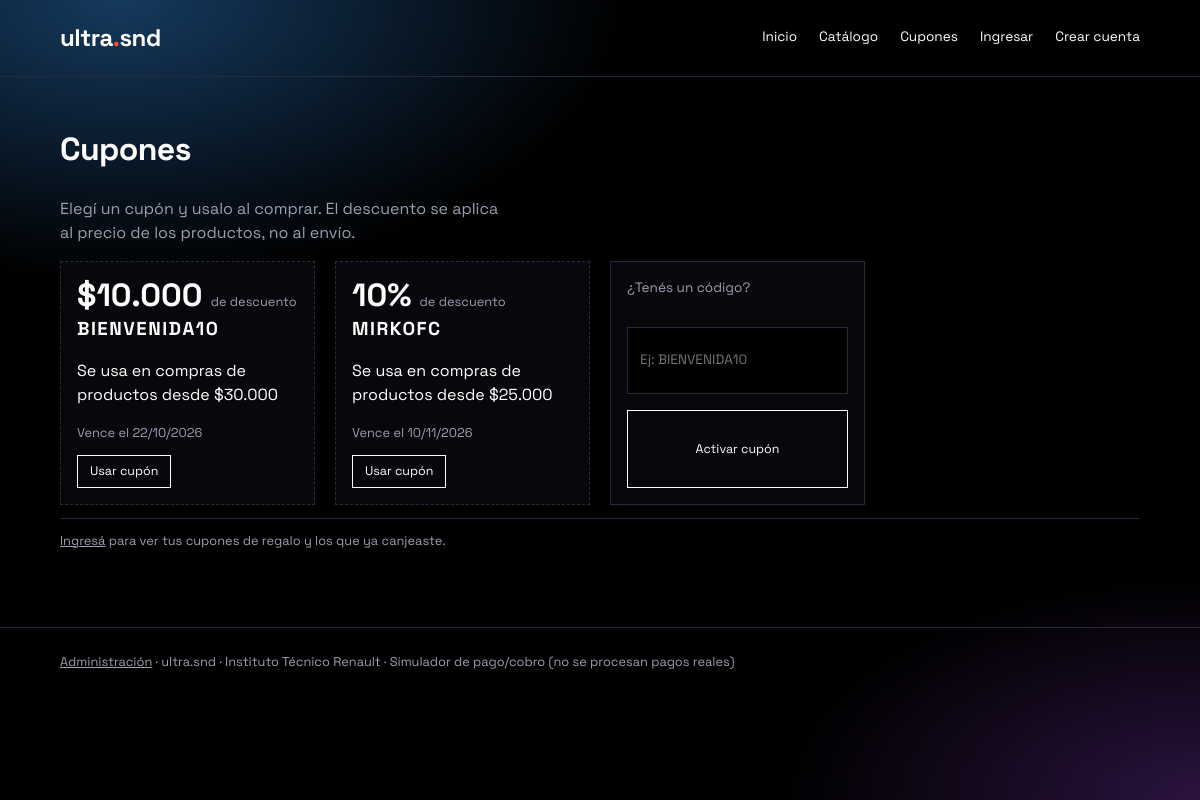
Page /cupones on the committed database.
### models.py (models this page shows, shortened)
class Cupon(db.Model):
    id = db.Column(db.Integer, primary_key=True)
    codigo = db.Column(db.String(20), unique=True, nullable=False)
    tipo = db.Column(db.String(12), nullable=False)  # porcentaje / monto
    valor = db.Column(db.Float, nullable=False)
    minimo = db.Column(db.Float, default=0)
    vence = db.Column(db.Date)
    usos_max = db.Column(db.Integer)
    usos = db.Column(db.Integer, default=0)
    activo = db.Column(db.Boolean, default=True)
    publico = db.Column(db.Boolean, default=True)  # aparece en la página de cupones
    usuario_id = db.Column(db.Integer, db.ForeignKey("usuario.id"))  # si tiene dueño, solo ese cliente lo puede usar
    origen = db.Column(db.String(12), default="admin")  # admin / regalo
    pedido_origen_id = db.Column(db.Integer)  # pedido que generó el regalo
    @property
    def valor_texto(self):
        return f"{self.valor:g}%" if self.tipo == "porcentaje" else _m(self.valor)

### app.py (the view)
    @app.route("/cupones")
    def cupones():
        yo = current_user.id if current_user.is_authenticated else 0
        todos = Cupon.query.filter(Cupon.activo.is_(True), db.or_(db.and_(Cupon.publico.is_(True), Cupon.usuario_id.is_(None)),
                                                                  Cupon.usuario_id == yo)).order_by(Cupon.id).all()
        usados, canjeados = {}, []
        if current_user.is_authenticated:
            for p in Pedido.query.filter(Pedido.usuario_id == yo, Pedido.cupon_id.isnot(None), Pedido.estado != "cancelado").order_by(Pedido.id):
                usados[p.cupon_id] = p
            canjeados = cupones_del_usuario(current_user)[1]
        def estado(c):
            p = usados.get(c.id)
            if p:
                return "usado", f"Ya lo usaste en el pedido {p.codigo}" + ("" if p.estado in ("pagado", "cobrado") else " (pendiente de pago)")
            if c.vence and c.vence < date.today():
                return "vencido", "Vencido"
            if c.usos_max is not None and c.usos >= c.usos_max:
                return "agotado", "Agotado"
            return "disponible", ""
        tarjetas = [(c, *estado(c)) for c in todos]
        return render_template("cupones.html", generales=[t for t in tarjetas if t[0].usuario_id is None],
                               propios=[t for t in tarjetas if t[0].usuario_id is not None], canjeados=canjeados,
                               cupon_activo=session.get("cupon"))

### models.py (called while the page is built)
def _m(v):
    return "$" + f"{v:,.0f}".replace(",", ".")

### templates/cupones.html (shortened to what this page needs)
{% extends "base.html" %}{% from "_macros.html" import cupon_card, csrf %}
{% block content %}
<section class="catalogo"><h2>Cupones</h2>
<p class="sub">Elegí un cupón y usalo al comprar. El descuento se aplica al precio de los productos, no al envío.</p>
<div class="grilla">
{% for c, est, nota in generales %}{{ cupon_card(c, est, nota) }}{% else %}<p>No hay cupones disponibles por ahora.</p>{% endfor %}
<form method="post" action="{{ url_for('activar_cupon') }}" class="tarjeta form">{{ csrf() }}
<label class="campo">¿Tenés un código?<input class="in" name="codigo" maxlength="20" autocomplete="off" placeholder="Ej: BIENVENIDA10"></label>
<button class="btn chico">Activar cupón</button></form>
</div>
{% if current_user.is_authenticated %}
<h2>Mis cupones de regalo</h2>
<div class="grilla">{% for c, est, nota in propios %}{{ cupon_card(c, est, nota) }}{% else %}<p class="nota">Todavía no tenés cupones de regalo. Con compras desde {{ REGALO_DESDE|money }} te regalamos uno.</p>{% endfor %}</div>
<h2>Cupones canjeados</h2>
<div class="tabla-wrap"><table><tr><th>Cupón</th><th>Pedido</th><th>Ahorraste</th><th>Fecha</th></tr>
{% for p in canjeados %}<tr><td><b>{{ p.cupon_codigo }}</b></td><td><a href="{{ url_for('detalle_pedido', id=p.id) }}">{{ p.codigo }}</a></td><td>{{ p.descuento|money2 }}</td><td>{{ p.fecha|fecha }}</td></tr>
{% else %}<tr><td colspan="4">Todavía no canjeaste cupones.</td></tr>{% endfor %}</table></div>
{% else %}<p class="nota"><a href="{{ url_for('login') }}">Ingresá</a> para ver tus cupones de regalo y los que ya canjeaste.</p>{% endif %}
</section>
{% endblock %}

### templates/_macros.html (shortened to what this page needs)
{% macro cupon_card(c, estado="disponible", nota="") %}<div class="tarjeta cupon{{ '' if estado == 'disponible' else ' cupon-off' }}"><p class="cupon-valor">{{ c.valor_texto }} <small>de descuento</small></p><h3>{{ c.codigo }}</h3>
<p>{{ "Se usa en compras de productos desde " ~ (c.minimo|money) if c.minimo else "Sin compra mínima" }}</p>
<p class="stock">{{ "Vence el " ~ c.vence.strftime("%d/%m/%Y") if c.vence else "Sin vencimiento" }}</p>
{% if estado == "disponible" %}<form method="post" action="{{ url_for('activar_cupon') }}">{{ csrf() }}<input type="hidden" name="codigo" value="{{ c.codigo }}"><button class="btn chico">Usar cupón</button></form>{% else %}<p class="estado-cupon {{ estado }}">{{ nota or estado|capitalize }}</p>{% endif %}</div>{% endmacro %}

### static/css/style.css (style rules this page uses)
:root { --negro:#000;--panel:#0a0a0f;--blanco:#fff;--gris:#9a9fb0;--linea:#262a3a;--naranja:#f0502d;--crema:#f6e3a8;--azul:#2f7fd1;--violeta:#6b2f9e;color-scheme:dark }
* { box-sizing:border-box }
html { scroll-behavior:smooth }
body { margin:0;background:var(--negro);color:var(--blanco);font-family:"Space Grotesk",system-ui,sans-serif;line-height:1.5;min-height:100vh;position:relative }
a { color:inherit }
h2 { font-size:2rem;margin:48px 0 24px;letter-spacing:-.02em }
.sub { color:var(--gris);max-width:44ch }
.btn { display:inline-block;border:1px solid var(--blanco);background:transparent;color:var(--blanco);padding:12px 22px;font:inherit;font-size:.85rem;text-decoration:none;cursor:pointer;transition:background .2s,color .2s }
.btn.chico { padding:6px 12px;font-size:.78rem }
.grilla { display:grid;grid-template-columns:repeat(auto-fill,minmax(240px,1fr));gap:20px }
.tarjeta { display:block;text-decoration:none;border:1px solid var(--linea);background:rgba(10,10,15,.8);padding:16px;transition:border-color .2s }
small { color:var(--gris) }
h3 { margin:.1em 0 }
.stock { color:var(--gris);font-size:.8rem }
.form { display:grid;gap:16px }
.campo { display:grid;gap:6px;font-size:.85rem;color:var(--gris) }
.in { background:var(--negro);border:1px solid var(--linea);color:var(--blanco);padding:11px 12px;font:inherit }
.nota { font-size:.8rem;color:var(--gris);border-top:1px solid var(--linea);padding-top:12px }
.cupon { border-style:dashed }
.cupon h3 { letter-spacing:.08em }
.in,select.in,textarea.in { width:100%;min-width:0;max-width:100% }
.campo,.form>*,.fila>* { min-width:0 }
.cupon-valor { font-size:2rem;font-weight:700;margin:0;line-height:1.1 }
.cupon-valor small { font-size:.8rem;font-weight:400;color:var(--gris) }

### rows in the picture
Cupon: valor_texto "$10.000", codigo "BIENVENIDA10", minimo "Se usa en compras de productos desde $30.000", vence "Vence el 22/10/2026"
Cupon: valor_texto "10%", codigo "MIRKOFC", minimo "Se usa en compras de productos desde $25.000", vence "Vence el 10/11/2026"
